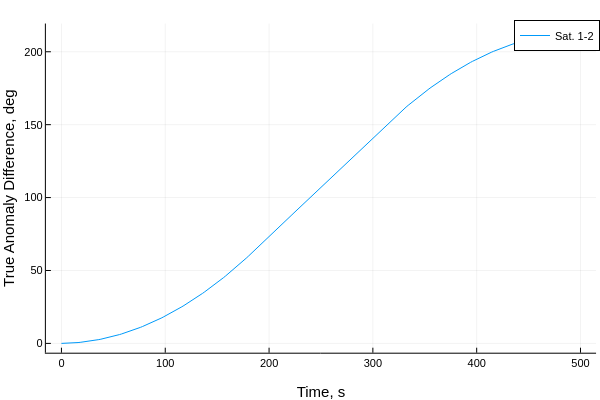

Notebook code for this chart:
### Code cell
plot(thist[1:end],broadcast.(rad2deg,θhist[2:end,:]),label=permutedims(mylabel))
plot!(xlabel="Time, s", ylabel = "True Anomaly Difference, deg")

### Figure 1 — Plotly figure (JSON) as saved in the notebook; plotly's stock layout.template omitted (floating-point values rounded to 4 significant figures; data arrays with more than 128 entries replaced by an {"elided": "..."} marker saying what was removed)
{"data": [{"colorbar": {"len": 0.9143, "title": "", "x": 0.9934, "y": 0.533}, "legendgroup": "Sat. 1-2", "line": {"color": "rgba(0, 154, 250, 1.000)", "dash": "solid", "shape": "linear", "width": 1}, "mode": "lines", "name": "Sat. 1-2", "showlegend": true, "type": "scatter", "x": {"elided": "251 int values"}, "xaxis": "x", "y": {"elided": "251 float values"}, "yaxis": "y", "zmax": null, "zmin": null}], "layout": {"annotations": [], "height": 400, "legend": {"bgcolor": "rgba(255, 255, 255, 1.000)", "bordercolor": "rgba(0, 0, 0, 1.000)", "borderwidth": 1, "font": {"color": "rgba(0, 0, 0, 1.000)", "family": "sans-serif", "size": 11}, "title": {"font": {"color": "rgba(0, 0, 0, 1.000)", "family": "sans-serif", "size": 15}, "text": ""}, "tracegroupgap": 0, "traceorder": "normal", "x": 1, "xanchor": "auto", "y": 1, "yanchor": "auto"}, "margin": {"b": 20, "l": 0, "r": 0, "t": 20}, "paper_bgcolor": "rgba(255, 255, 255, 1.000)", "plot_bgcolor": "rgba(255, 255, 255, 1.000)", "showlegend": true, "width": 600, "xaxis": {"anchor": "y", "domain": [0.07647, 0.9934], "gridcolor": "rgba(0, 0, 0, 0.100)", "gridwidth": 0.5, "linecolor": "rgba(0, 0, 0, 1.000)", "mirror": false, "range": [-15, 515], "showgrid": true, "showline": true, "showticklabels": true, "tickangle": 0, "tickcolor": "rgb(0, 0, 0)", "tickfont": {"color": "rgba(0, 0, 0, 1.000)", "family": "sans-serif", "size": 11}, "tickmode": "array", "ticks": "inside", "ticktext": ["0", "100", "200", "300", "400", "500"], "tickvals": [0, 100, 200, 300, 400, 500], "title": "Time, s", "titlefont": {"color": "rgba(0, 0, 0, 1.000)", "family": "sans-serif", "size": 15}, "type": "-", "visible": true, "zeroline": false, "zerolinecolor": "rgba(0, 0, 0, 1.000)"}, "yaxis": {"anchor": "x", "domain": [0.07581, 0.9902], "gridcolor": "rgba(0, 0, 0, 0.100)", "gridwidth": 0.5, "linecolor": "rgba(0, 0, 0, 1.000)", "mirror": false, "range": [-6.381, 219.3], "showgrid": true, "showline": true, "showticklabels": true, "tickangle": 0, "tickcolor": "rgb(0, 0, 0)", "tickfont": {"color": "rgba(0, 0, 0, 1.000)", "family": "sans-serif", "size": 11}, "tickmode": "array", "ticks": "inside", "ticktext": ["0", "50", "100", "150", "200"], "tickvals": [0, 50, 100, 150, 200], "title": "True Anomaly Difference, deg", "titlefont": {"color": "rgba(0, 0, 0, 1.000)", "family": "sans-serif", "size": 15}, "type": "-", "visible": true, "zeroline": false, "zerolinecolor": "rgba(0, 0, 0, 1.000)"}}}
